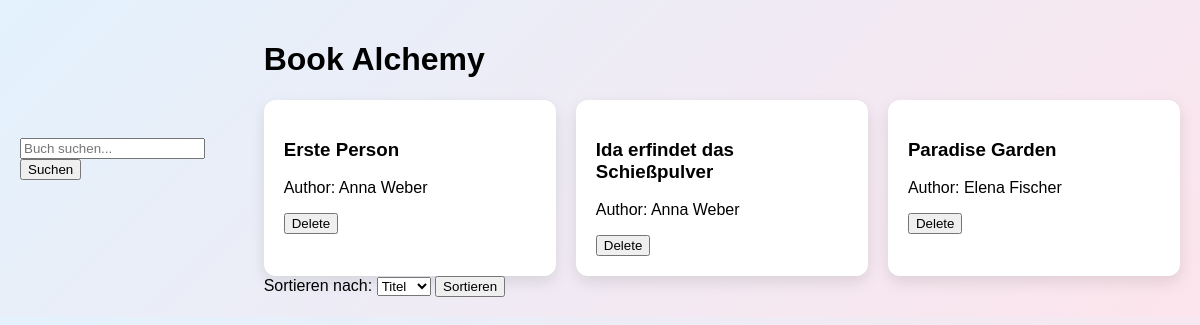
The page / on the database its author committed.
### data_models.py (models this page shows, shortened)
class Book(db.Model):
    __tablename__ = 'books'
    id = db.Column(db.Integer, primary_key=True, autoincrement=True)
    isbn = db.Column(db.String(17), unique=True, nullable=False)
    title = db.Column(db.String(255), nullable=False)
    author_id = db.Column(db.Integer, db.ForeignKey('authors.id'), nullable= False)
    publication_year = db.Column(db.Integer, nullable=False)
    author = db.relationship('Author', backref='books')

class Author(db.Model):
    __tablename__ = 'authors'
    id = db.Column(db.Integer, primary_key=True, autoincrement=True)
    name = db.Column(db.String, nullable=False)
    birth_date = db.Column(db.Date)
    date_of_death = db.Column(db.Date, nullable=True)

### app.py (the view)
@app.route('/')
def home():
    search = request.args.get('search')
    sort_by = request.args.get('sort_by')
    query = Book.query
    if search:
        query = query.filter(Book.title.ilike(f"%{search}%"))
    if sort_by == 'author':
        query = query.join(Author).order_by(Author.name)
    else:
        query = query.order_by(Book.title)
    books = query.all()
    message = None
    if search and not books:
        message = "No Books found!"
    return render_template('home.html', books=books, message=message)

### templates/home.html (shortened to what this page needs)
<!DOCTYPE html>
<html lang="en">
  <head>
    <link rel="stylesheet" href="{{ url_for('static', filename='style.css') }}">
  </head>
  <body class="home-page">
    <form method="get" action="{{ url_for('home') }}">
        <input type="text" name="search" placeholder="Buch suchen...">
        <button type="submit">Suchen</button>
    </form>
    <div class="page-container">
    <h1> Book Alchemy </h1>
    <div class="book-grid">
    {% for book in books %}
        <div class="book-card">
            <h3>{{ book.title }}</h3>
            <p>Author: {{ book.author.name }}</p>
            <form action="{{ url_for('delete_book', book_id=book.id) }}" method="post">
            <button type="submit">Delete</button>
            </form>
        </div>
    {% endfor %}
    </div>
        <form method="get" action="{{ url_for('home') }}">
        <label>Sortieren nach:</label>
        <select name="sort_by">
            <option value="title">Titel</option>
        </select>
        <button type="submit">Sortieren</button>
    </form>
    </div>
  </body>
</html>

### static/style.css (style rules this page uses)
body { display: flex; justify-content: center; align-items: center; }
.home-page { font-family: Arial, sans-serif; background: linear-gradient(135deg, #e3f2fd, #fce4ec); margin: 0; padding: 20px; }
.book-grid { display: grid; grid-template-columns: repeat(auto-fit, minmax(220px, 1fr)); gap: 20px; max-width: 1000px; margin: 0 auto; }
.book-card { background: white; padding: 20px; border-radius: 12px; box-shadow: 0 6px 15px rgba(0,0,0,0.1); transition: 0.3s; }
.page-container { max-width: 1000px; margin: 0 auto; }

### rows shown on the page
Book: title "Erste Person", author.name "Anna Weber"
Book: title "Ida erfindet das Schießpulver", author.name "Anna Weber"
Book: title "Paradise Garden", author.name "Elena Fischer"
